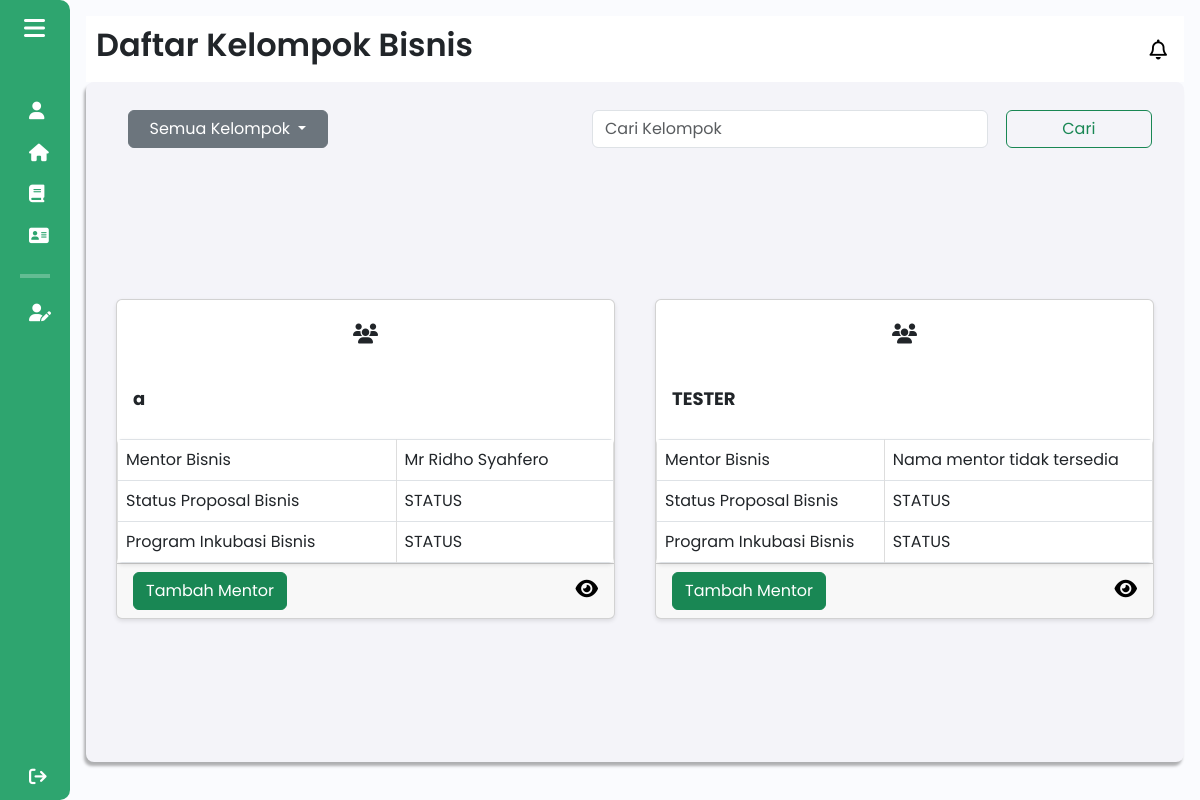
Screenshot of /components/pages/mentorbisnis/daftar_kelompok_bisnis_mentor.php (signed in) with the database file from the repository.
### tables this page shows
CREATE TABLE `kelompok_bisnis` (
  `id_kelompok` int(11) NOT NULL,
  `npm_ketua` varchar(20) DEFAULT NULL,
  `nama_kelompok` varchar(50) DEFAULT NULL,
  `nama_bisnis` varchar(50) DEFAULT NULL,
  `logo_bisnis` varchar(255) DEFAULT NULL,
  `tahun_akademik_id` int(11) DEFAULT NULL,
  `kategori_bisnis` varchar(255) DEFAULT NULL,
  `sdg` varchar(255) DEFAULT NULL,
  `ide_bisnis` varchar(255) DEFAULT NULL,
  `id_mentor` int(11) DEFAULT NULL
);

CREATE TABLE `mentor` (
  `id` int(11) NOT NULL,
  `user_id` int(11) NOT NULL,
  `nama` varchar(100) NOT NULL,
  `nidn` varchar(15) NOT NULL,
  `email` varchar(100) DEFAULT NULL,
  `contact` varchar(15) DEFAULT NULL,
  `keahlian` varchar(100) DEFAULT NULL,
  `fakultas` varchar(100) DEFAULT NULL,
  `prodi` varchar(100) DEFAULT NULL,
  `foto_profile` varchar(255) DEFAULT NULL
);

### components/pages/mentorbisnis/daftar_kelompok_bisnis_mentor.php (the view, shortened to what this page needs)
<?php
include $_SERVER['DOCUMENT_ROOT'] . '/Aplikasi-Kewirausahaan/config/db_connection.php';
$sql = "SELECT * FROM kelompok_bisnis";
$result = $conn->query($sql);
?>
<!DOCTYPE html>
<html lang="en">
<head>
    <link href="https://cdn.lineicons.com/4.0/lineicons.css" rel="stylesheet" />
    <link href="https://cdn.jsdelivr.net/npm/bootstrap@5.3.0-alpha3/dist/css/bootstrap.min.css" rel="stylesheet"
>
    <link rel="stylesheet" href="/Aplikasi-Kewirausahaan/assets/css/daftar_kelompok.css">
</head>
<body>
    <div class="wrapper">
        <?php
        include 'sidebar_mentor.php';
        ?>
        <div class="main p-3">
            <div class="main_header">
                <?php
                include 'header_mentor.php';
                ?>
            </div>
            <div class="main_wrapper">
                <div class="nav_main_wrapper">
                    <nav class="navbar navbar-expand-lg">
                        <div class="container-fluid">
                            <div class="dropdown">
                                <button class="btn btn-secondary dropdown-toggle text-white" type="button"
                                        id="dropdownMenuButton" data-bs-toggle="dropdown" aria-expanded="false">
                                    Semua Kelompok
                                </button>
                            </div>
                            <form class="d-flex" role="search">
                                <input class="form-control me-2" type="search" placeholder="Cari Kelompok" aria-label="Search">
                                <button class="btn btn-outline-success" type="submit">Cari</button>
                            </form>
                        </div>
                    </nav>
                </div>
                <?php
                if ($result->num_rows > 0) {
                    while ($row = $result->fetch_assoc()) {
                        $id_kelompok = $row['id_kelompok'];
                        $id_mentor = $row['id_mentor'];
                        $mentorQuery = "
                            SELECT m.nama AS nama_mentor
                            FROM mentor m
                            WHERE m.id = '" . $id_mentor . "' LIMIT 1";
                        $mentorResult = mysqli_query($conn, $mentorQuery);
                        $mentor = mysqli_fetch_assoc($mentorResult);
                        $namaMentor = $mentor['nama_mentor'] ?? 'Nama mentor tidak tersedia';
                        echo '
                        <div class="card" style="width: 45%; margin: 10px;">
                            <div class="card-icon text-center py-4">
                                <i class="fa-solid fa-users"></i>
                            </div>
                            <div class="card-body m-0">
                                <h5 class="card-title">' . htmlspecialchars($row['nama_kelompok']) . '</h5>
                            </div>
                            <table class="table table-bordered m-0 styled-table">
                                <tbody>
                                    <tr>
                                        <td>Mentor Bisnis</td>
                                        <td>' . ($namaMentor) . '</td>
                                    </tr>
                                    <tr>
                                        <td>Status Proposal Bisnis</td>
                                        <td>STATUS</td>
                                    </tr>
                                    <tr>
                                        <td>Program Inkubasi Bisnis</td>
                                        <td>STATUS</td>
                                    </tr>
                                </tbody>
                            </table>
                            <div class="card-footer">';
                        if ($_SESSION['role'] == 'Dosen Pengampu') {
                            echo '<button class="btn btn-success" data-bs-toggle="modal" data-bs-target="#mentorModal' . $id_kelompok . '">Tambah Mentor</button>';
                        }
                        echo '<a href="detail_kelompok.php?id_kelompok=' . $id_kelompok . '">
                                <i class="fa-solid fa-eye detail-icon" data-bs-toggle="tooltip" data-bs-custom-class="custom-tooltip" data-bs-title="Lihat Kelompok Bisnis"></i>
                            </a>';
                        echo '</div>';
                        echo '</div>';
                    }
                } else {
                    echo '<p>Tidak ada kelompok bisnis yang tersedia.</p>';
                }
                ?>
            </div>
        </div>
    </div>
</body>
</html>

### assets/css/daftar_kelompok.css (style rules this page uses)
body { margin: 0; font-family: "Poppins", sans-serif; background-color: #f4f4f9; }
.main { padding: 20px; }
.main_wrapper { display: flex; flex-wrap: wrap; justify-content: space-between; gap: 20px; padding: 30px; background-color: #f4f4f9; border-radius: 8px; box-shadow: 0 4px 6px rgba(0, 0, 0, 0.1); }
.nav_main_wrapper { display: block; width: 100%; }
.card { flex: 1 1 calc(45% - 20px); box-sizing: border-box; transition: transform 0.2s, color 0.2s; height: 300px; max-width: 49%; margin: 10px; min-width: 280px; background-color: #fff; border-radius: 8px; overflow: hidden; box-shadow: 0 2px 4px rgba(0, 0, 0, 0.1); }
.card h5 { font-weight: bold; font-size: 18px; }
.card-footer { display: flex; justify-content: flex-end; }
.card-footer a { font-size: 16px; color: black; text-decoration: none; }
.card-icon i, .card-footer .detail-icon { font-size: 20px; cursor: pointer; transition: transform 0.2s, color 0.2s; }
.styled-table { width: 100%; margin: 20px 0; border-collapse: collapse; background-color: #fff; border-radius: 5px; overflow: hidden; box-shadow: 0 2px 4px rgba(0, 0, 0, 0.1); }
.styled-table td { padding: 10px 15px; border: 1px solid #ddd; background-color: #fefefe; vertical-align: middle; }
.nav_main_wrapper .btn { width: 200px; text-align: center; margin-left: 10px; }

### assets/css/sidebar.css (style rules this page uses)
a { text-decoration: none; }
body { font-family: "Poppins", sans-serif; }
.wrapper { display: flex; }
.main { min-height: 100vh; width: 100%; overflow: hidden; transition: all 0.35s ease-in-out; background-color: #fafbfe; }
.main_wrapper { width: 100%; height: 85vh; background-color: #f4f4f9; box-shadow: -2px 4px 3px rgba(0, 0, 0, 0.3); margin: 0; padding: 20px; overflow-y: auto; border-radius: 8px; }

### assets/css/header.css (style rules this page uses)
a { text-decoration: none; }
body { font-family: "Poppins", sans-serif; }
.main_header { display: flex; justify-content: space-between; align-items: center; padding: 5px; background-color: #fff; min-height: 50px; }

### components/pages/mentorbisnis/daftar_kelompok_bisnis_mentor.php (style rules this page uses)
.card { height: 320px !important; }
.card-footer { display: flex; align-items: center; justify-content: space-between; }

### rows the page displays
kelompok_bisnis: nama_kelompok "a", id_mentor.nama "Mr Ridho Syahfero"
kelompok_bisnis: nama_kelompok "TESTER", namaMentor "Nama mentor tidak tersedia"

### other values shown
$pageTitle "Daftar Kelompok Bisnis"
